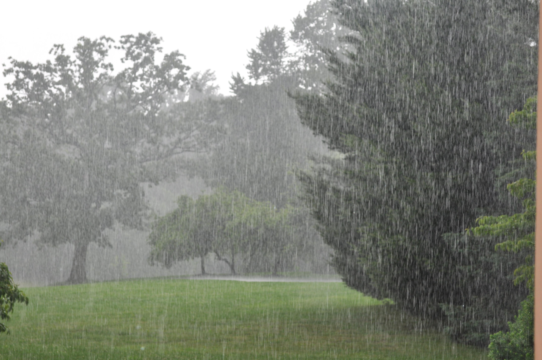
#> input picture 第一次实验暗通道去雾/source code/rainy1.png, 542 x 360 px, given in place of rainy1.jpg, which was not available
$ python dehaze.py   (older library calls are emulated)
#> lines starting #> are read from the running program, lines starting #| are printed output that depends on the picture; pictures that were not available may be replaced by others from this repository, and a replacement may not be noted
import cv2
import os
import math
import time
import numpy as np
import matplotlib.pyplot as plt
from scipy import sparse
from scipy.sparse.linalg import spsolve


class ImgDehaze:
    def __init__(self) -> None:
        pass

    def DarkChannel(self, I, r):
        """
        :param I: original image
        :param r: local area radius(mininum filter radius)
        :return: dark channel image
        """
        I = np.array(I)
        h, w, c = I.shape

        # each pixel find min channel value
        I = I.min(axis=2)

        # create a rectangle kernel
        kernel = cv2.getStructuringElement(cv2.MORPH_RECT, (2*r+1, 2*r+1))

        # padding the image for next operations
        I_padding = np.zeros(shape=(h+2*r, w+2*r))*1.0
        I_padding[r:h+r, r:r+w] = I
        I_dark_padding = np.zeros_like(I_padding)

        # loop each pixel
        # or use erode operation cv2.erode(I, kernel)
        # cv2.erode(I, kernel)
        for i in range(r, r+h):
            for j in range(r, r+w):
                local_area = I_padding[(i-r):(i+r+1), (j-r):(j+r+1)]
                local_min = np.min(local_area[kernel==1])
                I_dark_padding[i,j] = local_min

        # depadding operations
        I_dark = I_dark_padding[r:r+h, r:r+w]
        return I_dark

    # [37 lines left out: function DarkChannelInverse, not called in this run]

    def AtmLight(self, I, dark):
        """
        :param I: original image
        :param dark: dark channel image
        :return: each channel atmosphere intensity
        """
        h,w,c = I.shape
        imsz = h*w
        # definea a number that 0.1% brightest pixels
        numpx = int(max(math.floor(imsz/1000),1))
        darkvec = dark.reshape(imsz)
        imvec = I.reshape(imsz,3)

        # pick the top 0.1% brightest pixels in the dark channel and return the index
        indices = darkvec.argsort()
        indices = indices[imsz-numpx:]

        A = np.zeros([1,3])
        for ind in range(1,numpx):
        # the pixels with highest intensity in the input image I is selected as the atmospheric light.
        # other method use normalized intensity in the input image I as the atmospheric light.
        # atmsum = atmsum + imvec[indices[ind]]
            for i in range(0, 3):
                A[0, i] = max(A[0, i], imvec[indices[ind]][i])
        #A = atmsum / numpx
        return A

    def TransmissionEstimate(self,I,A,r,omega=0.95):
        """
        :param I: original image
        :param A: atmospheric light
        :param r: local area radius
        :return: the estimated transmission
        """
        im3 = np.empty(I.shape,I.dtype)

        # each channel should norm
        for ind in range(0,3):
            im3[:,:,ind] = I[:,:,ind]/A[0,ind]

        transmission = 1 - omega*self.DarkChannel(im3,r)
        return transmission

    def Guidedfilter(self,I,p,r,eps):
        """
        :param I: original gray image
        :param p: original transmission map
        :param r: filter radius default is 60
        :param eps: linear regression parameter default is 0.0001
        :return optimilized transmission map
        """
        # in the article, author regard a=cov(I,p)/(var(I,p)+eps), b=mean(p)-a*mean(I)
        # cauculate cov(I,p) first
        mean_I = cv2.boxFilter(I,cv2.CV_64F,(r,r))
        mean_p = cv2.boxFilter(p, cv2.CV_64F,(r,r))
        mean_Ip = cv2.boxFilter(I*p,cv2.CV_64F,(r,r))
        cov_Ip = mean_Ip - mean_I*mean_p

        # cauculate var(I) next
        mean_II = cv2.boxFilter(I*I,cv2.CV_64F,(r,r))
        var_I   = mean_II - mean_I*mean_I

        # cauculate a & b finally
        a = cov_Ip/(var_I + eps)
        b = mean_p - a*mean_I

        mean_a = cv2.boxFilter(a,cv2.CV_64F,(r,r))
        mean_b = cv2.boxFilter(b,cv2.CV_64F,(r,r))

        q = mean_a*I + mean_b
        return q

    def TransmissionRefine(self,I,et):
        """
        :param I: original image
        :return: optimilized transmission map
        """
        # convert BGR image to gray
        gray = cv2.cvtColor(I,cv2.COLOR_BGR2GRAY)
        gray = np.float64(gray)/255
        r = 60
        eps = 0.0001

        # guidedfilter for transmission map
        t = self.Guidedfilter(gray,et,r,eps)

        return t

    # [30 lines left out: function Softmatting, not called in this run]

    def Recover(self,I,t,A,tx = 0.1):
        """
        :param I: original image
        :param t: the estimated transmission
        :param A: each channel atmosphere intensity
        :return: dehazed figure
        """
        res = np.empty(I.shape,I.dtype)
        t = cv2.max(t,tx)

        for ind in range(0,3):
            res[:,:,ind] = (I[:,:,ind]-A[0,ind])/t + A[0,ind]
        return res

# [8 lines left out: function png2jpg, not called in this run]


if __name__ == '__main__':
    # png2jpg()

    src = cv2.imread("rainy1.jpg")
#> src is the input picture: shape (360, 542, 3); mean B, G, R 123.9, 133.5, 130

    I = src.astype('float64')/255

    id = ImgDehaze()
    start_time = time.time()
    dark = id.DarkChannel(I,2)
#> in DarkChannel, `I_dark = I_dark_padding[r:r+h, r:r+w]`:
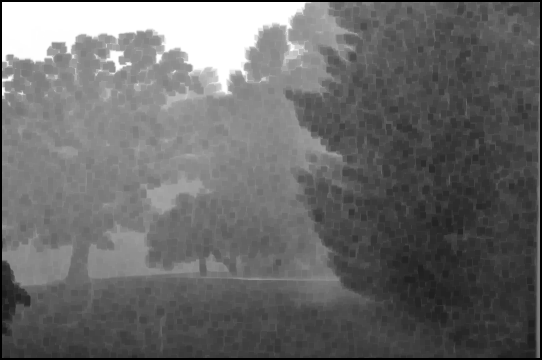
#> I_dark: shape (360, 542) float64; min 0, max 1, mean 0.419
    end_time = time.time()
    print("dark channel cauculate time is {} s".format(end_time-start_time))

    A = id.AtmLight(I,dark)
#> in AtmLight, `indices = indices[imsz-numpx:]`: indices = 195 values, max 16376 at index 9, min 1829 at index 97, mean 14943.1
#> after the loop in AtmLight, `for ind in range(1,numpx):`: A = [[1, 1, 1]]
#> A = [[1, 1, 1]]

    t = id.TransmissionEstimate(I,A,20)
#> call 2 of DarkChannel, with r = 20
#> after the loop in DarkChannel (call 2), `for i in range(r, r+h):`:
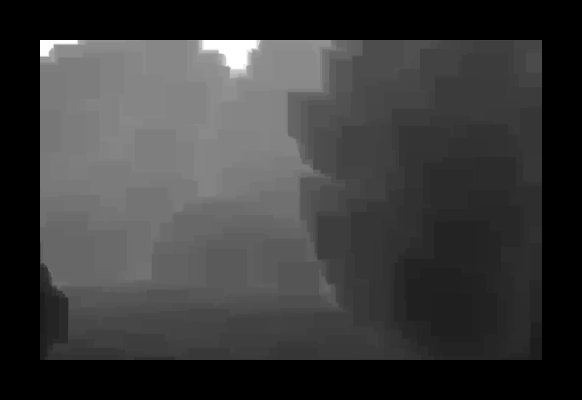
#> I_dark_padding: shape (400, 582) float64; min 0, max 1, mean 0.229

    start_time = time.time()
    t = id.TransmissionRefine(src,t)
#> in Guidedfilter, `b = mean_p - a*mean_I`:
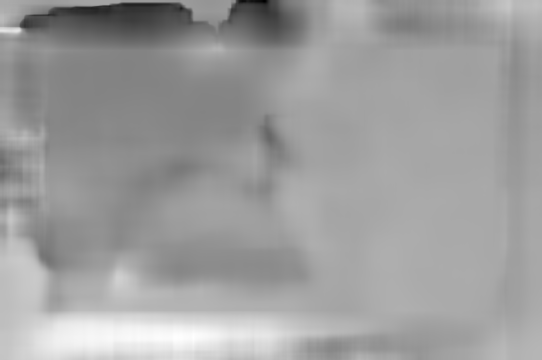
#> b: shape (360, 542) float64; min -0.747, max 1.69, mean 0.764; drawn with min black and max white
#> in Guidedfilter, `mean_a = cv2.boxFilter(a,cv2.CV_64F,(r,r))`:
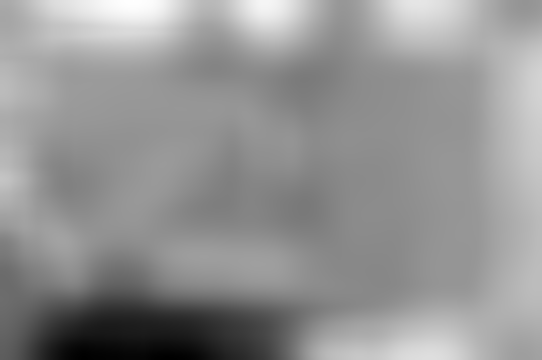
#> mean_a: shape (360, 542) float64; min -1.37, max 0.871, mean -0.0763; drawn with min black and max white
#> in Guidedfilter, `mean_b = cv2.boxFilter(b,cv2.CV_64F,(r,r))`:
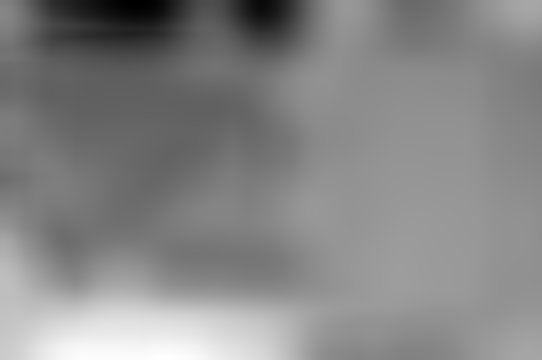
#> mean_b: shape (360, 542) float64; min -0.0708, max 1.51, mean 0.763; drawn with min black and max white
#> in Guidedfilter, `q = mean_a*I + mean_b`:
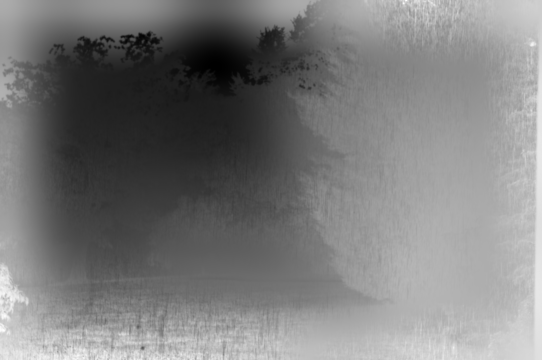
#> q: shape (360, 542) float64; min 0.433, max 1.06, mean 0.74; drawn with min black and max white
    end_time = time.time()
    print("optimization time is {} s".format(end_time-start_time))

    J = id.Recover(I,t,A,0.1)
#> after the loop in Recover, `for ind in range(0,3):`:
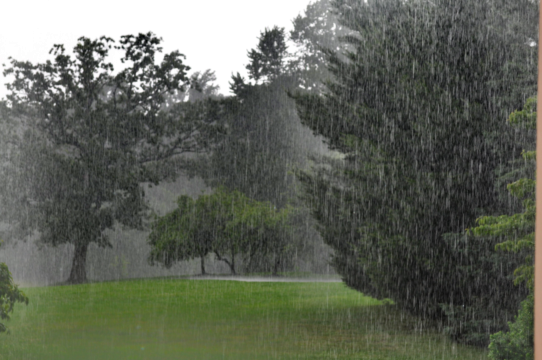
#> res: shape (360, 542, 3) float64; mean B, G, R 0.315, 0.362, 0.344; drawn with min black and max white
    # print(J.dtype, dark.dtype)

    cv2.imshow("dark",dark)
    cv2.imshow("t",t)
    cv2.imshow('I',src)
    cv2.imshow('J',J)
    cv2.imwrite("rainy1res.png",J*255)
    cv2.waitKey()
    cv2.destroyAllWindows()
